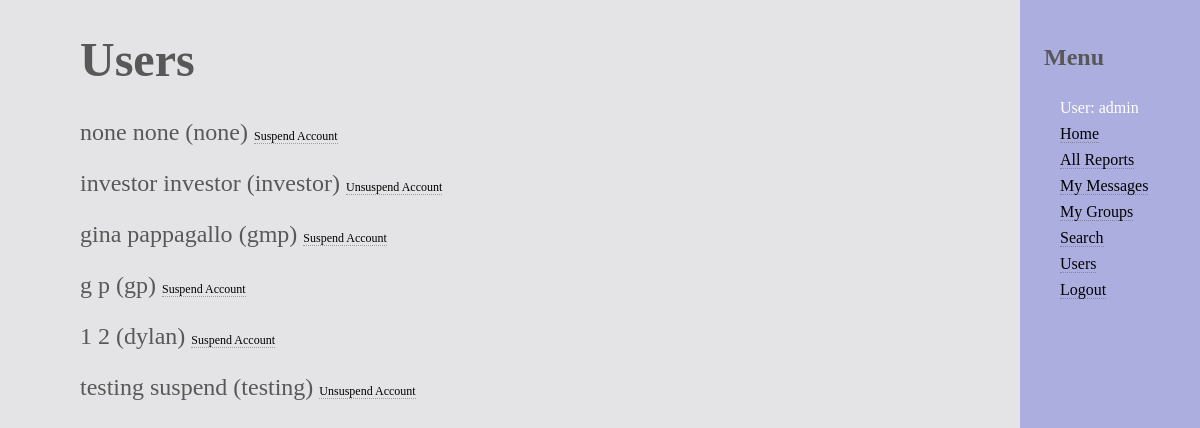
The app's page /catalog/users/ (signed in) with its own data.
### catalog/models.py (models this page shows, shortened)
class User(AbstractUser):
	username = models.CharField(max_length=200, default="none", unique=True)
	password = models.CharField(max_length=200, default="none")
	first_name = models.CharField(max_length=200, default="none")
	last_name = models.CharField(max_length=200, default="none")
	company = models.CharField(max_length=200, default="none")
	email = models.EmailField(max_length=200, default="none")
	user_type = models.CharField(max_length=10, default=1)
	is_suspended = models.BooleanField(default = False)

### catalog/views.py (the view)
def users(request):
	data = User.objects.all()
	return render(
		request,
		'users.html',
		{'data' : data,},
	)

### catalog/templates/users.html (shortened to what this page needs)
{% extends "base_generic.html" %}
  {% load static %}
{% block content %}
<body>
	{% load static %}
	<h1>Users</h1>
	{% if user.is_authenticated %}
		{% if data %}
			{% for user in data %}
			{% if user.username != 'admin' %}
			<p>{{user.first_name}} {{user.last_name}} ({{user.username}})
					{% if user.is_suspended == False %}<a href="{% url 'suspend' uname=user.username%}" style="font-size: 0.5em">Suspend Account</a>
					{% else %}<a href="{% url 'suspend' uname=user.username%}" style="font-size: 0.5em">Unsuspend Account</a>{% endif %}</p>
			{% endif %}
			{% endfor %}
		{% else %}
		<p> No available users </p>
		{% endif %}
  	{% endif %}
</body>
{% endblock %}

### catalog/templates/base_generic.html (shortened to what this page needs)
<!DOCTYPE html>
<html lang="en">
<head>
  {% load static %}
  <link rel="stylesheet" href="{% static 'css/styles.css' %}">
</head>
<body>
  <div class="container-fluid">
    <div class="row">
      <div class="col-sm-2">
      {% block sidebar %}
      <nav id = "menu">
        <h2>Menu</h2>
       <ul>
          {% if user.is_authenticated and user.is_suspended == False %}
            <li>User: {{ user.get_username }}</li>
            <li><a href="{% url 'index' %}">Home</a></li>
            {% if user.user_type == 'Company' %}
              <li><a href="{% url 'my_reports' %}">My Reports</a></li>
            {% else %}
              <li><a href="{% url 'my_reports' %}">All Reports</a></li>
            {% endif %}
            <li><a href="{% url 'my_messages' %}">My Messages</a></li>
            <li><a href="{% url 'my_groups' %}">My Groups</a></li>
              <li><a href="{% url 'search' %}">Search</a></li>
            {% if user.username == 'admin' %}
            <li><a href="{% url 'users' %}">Users</a></li>
            {% endif %}
            <li><a href="{% url 'logout'%}">Logout</a></li>
          {% else %}
            <li><a href="{% url 'index' %}">Home</a></li>
            <li><a href="{% url 'login'%}">Login</a></li>
            <li><a href="{% url 'signup'%}">Create An Account</a></li>
          {% endif %}
        </ul>
      </nav>
     {% endblock %}
      </div>
      <div class="col-sm-10 ">
      {% block content %}{% endblock %}
      </div>
    </div>
  </div>
</body>
</html>

### catalog/static/css/styles.css (style rules this page uses)
ul { list-style: none; margin-right: 1em; }
.col-sm-2 { float: right; background-color: white; }
.col-sm-10 { width: 85%; }
body { margin: 2em 5em; }
h1 { color: #585858; font-size: 3em; }
h2 { padding-left: 1em; padding-top: 1em; color: #585858; }
p { font-size: 1.5em; color: #585858; }
a { color: #585858; }
html { background-color: #E4E4E6; }
li { padding-top: 0.5em; font-size: 1em; font-color: white; }
#menu { -moz-transition: -moz-transform 0.45s ease, visibility 0.45s; -webkit-transition: -webkit-transform 0.45s ease, visibility 0.45s; -ms-transition: -ms-transform 0.45s ease, visibility 0.45s; position: fixed; top: 0; right: 0; width: 15%; max-width: 80%; height: 100%; -webkit-overflow-scrolling: touch; background: #585858; color: #ffffff; cursor: default; z-index: 10002; background-color: #ADAEE0; justify-content: right; }
a { -moz-transition: border-bottom-color 0.2s ease, color 0.2s ease; -webkit-transition: border-bottom-color 0.2s ease, color 0.2s ease; -ms-transition: border-bottom-color 0.2s ease, color 0.2s ease; transition: border-bottom-color 0.2s ease, color 0.2s ease; text-decoration: none; color: black; border-bottom: dotted 1px rgba(88, 88, 88, 0.5); }

### records on screen
User: get_username "admin"
User: first_name "none", last_name "none", username "none", is_suspended "Suspend Account"
User: first_name "investor", last_name "investor", username "investor", is_suspended "Unsuspend Account"
User: first_name "gina", last_name "pappagallo", username "gmp", is_suspended "Suspend Account"
User: first_name "g", last_name "p", username "gp", is_suspended "Suspend Account"
User: first_name "1", last_name "2", username "dylan", is_suspended "Suspend Account"
User: first_name "testing", last_name "suspend", username "testing", is_suspended "Unsuspend Account"
